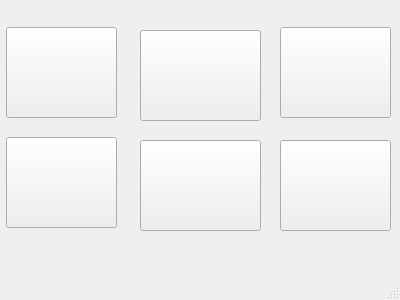
<?xml version="1.0" encoding="UTF-8"?>
<ui version="4.0">
 <class>skin</class>
 <widget class="QMainWindow" name="skin">
  <property name="windowModality">
   <enum>Qt::ApplicationModal</enum>
  </property>
  <property name="geometry">
   <rect>
    <x>0</x>
    <y>0</y>
    <width>400</width>
    <height>300</height>
   </rect>
  </property>
  <property name="sizePolicy">
   <sizepolicy hsizetype="Fixed" vsizetype="Fixed">
    <horstretch>0</horstretch>
    <verstretch>0</verstretch>
   </sizepolicy>
  </property>
  <property name="windowTitle">
   <string>皮肤</string>
  </property>
  <property name="windowIcon">
   <iconset resource="img.qrc">
    <normaloff>:/image/img/skin.png</normaloff>:/image/img/skin.png</iconset>
  </property>
  <widget class="QWidget" name="centralwidget">
   <widget class="QToolButton" name="toolButton">
    <property name="geometry">
     <rect>
      <x>6</x>
      <y>27</y>
      <width>111</width>
      <height>91</height>
     </rect>
    </property>
    <property name="styleSheet">
     <string notr="true">border-image: url(:/image/img/lanfen.jpg);</string>
    </property>
    <property name="text">
     <string/>
    </property>
   </widget>
   <widget class="QToolButton" name="toolButton_2">
    <property name="geometry">
     <rect>
      <x>140</x>
      <y>30</y>
      <width>121</width>
      <height>91</height>
     </rect>
    </property>
    <property name="styleSheet">
     <string notr="true">border-image: url(:/image/img/purple.jpg);</string>
    </property>
    <property name="text">
     <string/>
    </property>
   </widget>
   <widget class="QToolButton" name="toolButton_3">
    <property name="geometry">
     <rect>
      <x>280</x>
      <y>27</y>
      <width>111</width>
      <height>91</height>
     </rect>
    </property>
    <property name="styleSheet">
     <string notr="true">
border-image: url(:/image/img/pink1.jpg);</string>
    </property>
    <property name="text">
     <string/>
    </property>
   </widget>
   <widget class="QToolButton" name="toolButton_4">
    <property name="geometry">
     <rect>
      <x>6</x>
      <y>137</y>
      <width>111</width>
      <height>91</height>
     </rect>
    </property>
    <property name="styleSheet">
     <string notr="true">
border-image: url(:/image/img/green1.jpg);</string>
    </property>
    <property name="text">
     <string/>
    </property>
   </widget>
   <widget class="QToolButton" name="toolButton_5">
    <property name="geometry">
     <rect>
      <x>140</x>
      <y>140</y>
      <width>121</width>
      <height>91</height>
     </rect>
    </property>
    <property name="styleSheet">
     <string notr="true">border-image: url(:/image/img/red1.jpg);</string>
    </property>
    <property name="text">
     <string/>
    </property>
   </widget>
   <widget class="QToolButton" name="toolButton_6">
    <property name="geometry">
     <rect>
      <x>280</x>
      <y>140</y>
      <width>111</width>
      <height>91</height>
     </rect>
    </property>
    <property name="styleSheet">
     <string notr="true">border-image: url(:/image/img/green.jpg);</string>
    </property>
    <property name="text">
     <string/>
    </property>
   </widget>
  </widget>
  <widget class="QMenuBar" name="menubar">
   <property name="geometry">
    <rect>
     <x>0</x>
     <y>0</y>
     <width>400</width>
     <height>22</height>
    </rect>
   </property>
  </widget>
  <widget class="QStatusBar" name="statusbar"/>
 </widget>
 <resources>
  <include location="img.qrc"/>
 </resources>
 <connections/>
</ui>
